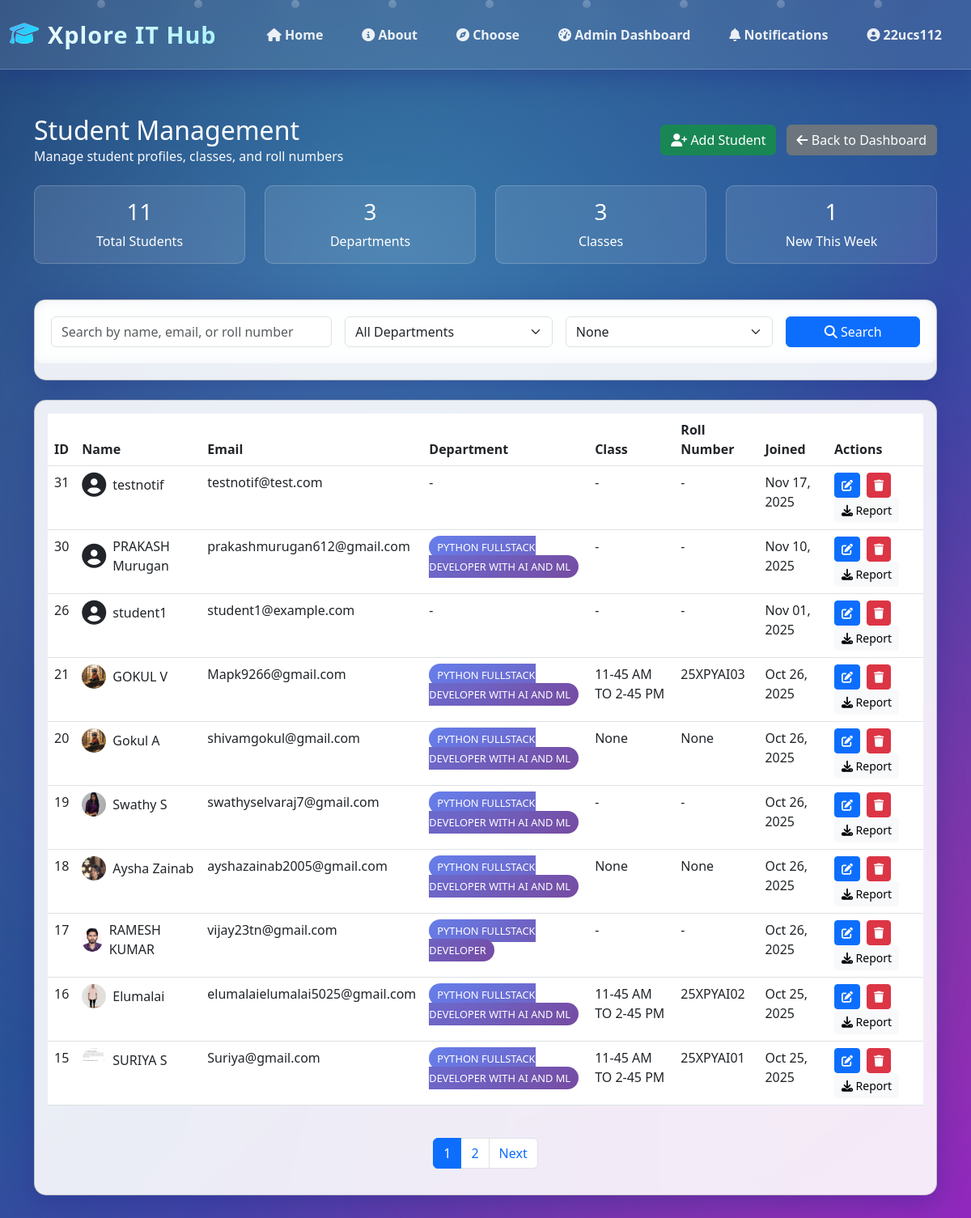
The page /superadmin/students/ (signed in) on the database its author committed.
### portal/models.py (models this page shows, shortened)
class Profile(models.Model):
    ROLE_CHOICES = [
        ('superadmin', 'Super Admin'),
        ('admin2', 'Admin 2'),
        ('finance', 'Finance'),
        ('staff', 'Staff'),
        ('teacher', 'Teacher'),
        ('student', 'Student')
    ]
    user = models.OneToOneField(User, on_delete=models.CASCADE)
    role = models.CharField(max_length=20, choices=ROLE_CHOICES, default='student')
    department = models.CharField(max_length=100, blank=True)
    phone = models.CharField(max_length=15, blank=True)
    profile_pic = models.ImageField(upload_to='profiles/', blank=True, null=True)
    student_class = models.CharField(max_length=50, blank=True, null=True)
    roll_number = models.CharField(max_length=20, blank=True, null=True)

### portal/views.py (the view, shortened to what this page needs)
# urls.py: path('superadmin/students/', views.superadmin_student_management, name='superadmin_student_management'),
@login_required
def superadmin_student_management(request):
    user_profile = getattr(request.user, 'profile', None)
    if not (user_profile and getattr(user_profile, 'role', None) in ('superadmin', 'admin2')):
        messages.error(request, 'Access denied!')
        return redirect('role_redirect')
    students_qs = Profile.objects.filter(role='student').select_related('user').order_by('-user__date_joined')
    search_query = request.GET.get('search', '').strip()
    department_filter = request.GET.get('department', '').strip()
    class_filter = request.GET.get('student_class', request.GET.get('class', '')).strip()
    if department_filter:
        students_qs = students_qs.filter(department=department_filter)
    if class_filter:
        students_qs = students_qs.filter(student_class=class_filter)
    departments = list(Profile.objects.filter(role='student')
                      .exclude(department='')
                      .values_list('department', flat=True)
                      .distinct())
    classes = list(Profile.objects.filter(role='student')
                  .exclude(student_class='')
                  .values_list('student_class', flat=True)
                  .distinct())
    last_week = timezone.now() - timedelta(days=7)
    total_students = students_qs.count()
    total_departments = len(departments)
    total_classes = len(classes)
    new_students = students_qs.filter(user__date_joined__gte=last_week).count()
    page = request.GET.get('page', 1)
    paginator = Paginator(students_qs, 10)  # Show 10 students per page
    try:
        students = paginator.page(page)
    except PageNotAnInteger:
        students = paginator.page(1)
    except EmptyPage:
        students = paginator.page(paginator.num_pages)
    context = {
        'students': students,
        'departments': departments,
        'classes': classes,
        'total_students': total_students,
        'total_departments': total_departments,
        'total_classes': total_classes,
        'new_students': new_students,
        'search_query': search_query,
        'department_filter': department_filter,
        'class_filter': class_filter
    }
    return render(request, 'dashboards/superadmin_student_management.html', context)

### templates/dashboards/superadmin_student_management.html (shortened to what this page needs)
{% extends 'base.html' %}
{% block content %}
<div class="container mt-4">
    <div class="d-flex justify-content-between align-items-center mb-4">
        <div>
            <h2 class="text-white mb-0">Student Management</h2>
            <p class="text-light mb-0">Manage student profiles, classes, and roll numbers</p>
        </div>
        <div>
            <a href="{% url 'superadmin_student_add' %}" class="btn btn-success me-2">
                <i class="fas fa-user-plus"></i> Add Student
            </a>
            <a href="{% url 'admin_dashboard' %}" class="btn btn-secondary">
                <i class="fas fa-arrow-left"></i> Back to Dashboard
            </a>
        </div>
    </div>
    <div class="row mb-4">
        <div class="col-md-3">
            <div class="stats-card text-center text-white">
                <h3>{{ total_students }}</h3>
                <p class="mb-0">Total Students</p>
            </div>
        </div>
        <div class="col-md-3">
            <div class="stats-card text-center text-white">
                <h3>{{ total_departments }}</h3>
                <p class="mb-0">Departments</p>
            </div>
        </div>
        <div class="col-md-3">
            <div class="stats-card text-center text-white">
                <h3>{{ total_classes }}</h3>
                <p class="mb-0">Classes</p>
            </div>
        </div>
        <div class="col-md-3">
            <div class="stats-card text-center text-white">
                <h3>{{ new_students }}</h3>
                <p class="mb-0">New This Week</p>
            </div>
        </div>
    </div>
    <div class="card mb-4">
        <div class="card-body search-container">
            <form method="get" class="row g-3">
                <div class="col-md-4">
                    <input type="text" name="search" class="form-control" placeholder="Search by name, email, or roll number" value="{{ request.GET.search|default:'' }}">
                </div>
                <div class="col-md-3">
                    <select name="department" class="form-select">
                        <option value="">All Departments</option>
                    </select>
                </div>
                <div class="col-md-3">
                    <select name="student_class" class="form-select">
                        {% for cls in classes %}
                        <option value="{{ cls }}" {% if request.GET.student_class == cls %}selected{% endif %}>{{ cls }}</option>
                        {% endfor %}
                    </select>
                </div>
                <div class="col-md-2">
                    <button type="submit" class="btn btn-primary w-100">
                        <i class="fas fa-search"></i> Search
                    </button>
                </div>
            </form>
        </div>
    </div>
    <div class="card">
        <div class="card-body">
            <div class="table-responsive">
                <table class="table table-hover">
                    <thead>
                        <tr>
                            <th>ID</th>
                            <th>Name</th>
                            <th>Email</th>
                            <th>Department</th>
                            <th>Class</th>
                            <th>Roll Number</th>
                            <th>Joined</th>
                            <th>Actions</th>
                        </tr>
                    </thead>
                    <tbody id="su_recent_users" data-report-url-template="{% url 'admin_download_student_report' 0 %}">
                        {% for s in students %}
                        <tr class="student-row" data-user-id="{{ s.user.id }}">
                            <td>{{ s.user.id }}</td>
                            <td>
                                <div class="d-flex align-items-center">
                                    {% if s.profile_pic %}
                                        <img src="{{ s.profile_pic.url }}" alt="Profile" class="rounded-circle me-2" style="width: 30px; height: 30px; object-fit: cover;">
                                    {% else %}
                                        <i class="fas fa-user-circle me-2" style="font-size: 30px;"></i>
                                    {% endif %}
                                    {{ s.user.get_full_name|default:s.user.username }}
                                </div>
                            </td>
                            <td>{{ s.user.email }}</td>
                            <td>
                                {% if s.department %}
                                <span class="department-badge">{{ s.department }}</span>
                                {% else %}
                                -
                                {% endif %}
                            </td>
                            <td>{{ s.student_class|default:"-" }}</td>
                            <td>{{ s.roll_number|default:"-" }}</td>
                            <td>{{ s.user.date_joined|date:"M d, Y" }}</td>
                            <td>
                                <a href="{% url 'superadmin_student_edit' s.id %}" class="btn btn-sm btn-primary btn-action me-1">
                                    <i class="fas fa-edit"></i>
                                </a>
                                <a href="{% url 'superadmin_student_delete' s.id %}" class="btn btn-sm btn-danger btn-action me-1">
                                    <i class="fas fa-trash"></i>
                                </a>
                                <a href="{% url 'admin_download_student_report' s.user.id %}" class="btn btn-sm btn-light btn-action">
                                    <i class="fas fa-download"></i> Report
                                </a>
                            </td>
                        </tr>
                        {% empty %}
                        <tr>
                            <td colspan="8" class="text-center">No students found</td>
                        </tr>
                        {% endfor %}
                    </tbody>
                </table>
            </div>
            {% if students.has_other_pages %}
            <nav class="mt-4">
                <ul class="pagination justify-content-center">
                    {% for num in students.paginator.page_range %}
                    <li class="page-item {% if students.number == num %}active{% endif %}">
                        <a class="page-link" href="?page={{ num }}">{{ num }}</a>
                    </li>
                    {% endfor %}
                    {% if students.has_next %}
                    <li class="page-item">
                        <a class="page-link" href="?page={{ students.next_page_number }}">Next</a>
                    </li>
                    {% endif %}
                </ul>
            </nav>
            {% endif %}
        </div>
    </div>
</div>
{% endblock %}

### templates/base.html (shortened to what this page needs)
{% load static %}
<!DOCTYPE html>
<html lang="en">
<head>
    <link href="https://cdn.jsdelivr.net/npm/bootstrap@5.3.0/dist/css/bootstrap.min.css" rel="stylesheet">
    <link rel="stylesheet" href="https://cdnjs.cloudflare.com/ajax/libs/font-awesome/6.4.0/css/all.min.css">
    <link rel="stylesheet" href="{% static 'css/style.css' %}">
    <link rel="stylesheet" href="{% static 'css/dashboard-analytics.css' %}">
    <link rel="stylesheet" href="{% static 'css/live-updates.css' %}">
</head>
<body>
    <div class="particle" style="left: 10%; animation-delay: 0s;"></div>
    <div class="particle" style="left: 20%; animation-delay: 2s;"></div>
    <div class="particle" style="left: 30%; animation-delay: 4s;"></div>
    <div class="particle" style="left: 40%; animation-delay: 6s;"></div>
    <div class="particle" style="left: 50%; animation-delay: 8s;"></div>
    <div class="particle" style="left: 60%; animation-delay: 10s;"></div>
    <div class="particle" style="left: 70%; animation-delay: 12s;"></div>
    <div class="particle" style="left: 80%; animation-delay: 14s;"></div>
    <div class="particle" style="left: 90%; animation-delay: 16s;"></div>
    <nav class="navbar navbar-expand-lg navbar-dark">
        <div class="container-fluid">
            <a class="navbar-brand" href="{% url 'home' %}">
                <i class="fas fa-graduation-cap"></i> Xplore IT Hub
            </a>
            <div class="collapse navbar-collapse" id="navbarNav">
                <ul class="navbar-nav ms-auto">
                    <li class="nav-item"><a class="nav-link" href="{% url 'home' %}"><i class="fas fa-home"></i> Home</a></li>
                    <li class="nav-item"><a class="nav-link" href="{% url 'about' %}"><i class="fas fa-info-circle"></i> About</a></li>
                    <li class="nav-item"><a class="nav-link" href="{% url 'choose' %}"><i class="fas fa-compass"></i> Choose</a></li>
                    {% if user.is_authenticated %}
                        {% if user.profile.role == 'admin2' %}
                            <li class="nav-item"><a class="nav-link" href="{% url 'admin2_dashboard' %}"><i class="fas fa-tachometer-alt"></i> Admin Dashboard</a></li>
                        {% elif user.profile.role == 'superadmin' %}
                            <li class="nav-item"><a class="nav-link" href="{% url 'superadmin_dashboard' %}"><i class="fas fa-tachometer-alt"></i> Admin Dashboard</a></li>
                        {% endif %}
                    {% endif %}
                    {% if user.is_authenticated %}
                        <li class="nav-item">
                            <a class="nav-link position-relative" href="{% url 'notifications' %}">
                                <i class="fas fa-bell"></i> Notifications
                            </a>
                        </li>
                        <li class="nav-item dropdown">
                            <a class="nav-link dropdown-toggle" href="#" id="userDropdown" role="button" data-bs-toggle="dropdown">
                                <i class="fas fa-user-circle"></i> {{ user.username }}
                            </a>
                        </li>
                    {% endif %}
                </ul>
            </div>
        </div>
    </nav>
    <main>
        {% block content %}{% endblock %}
    </main>
</body>
</html>

### rows shown on the page
Profile: user.id "31", user.get_full_name "testnotif", user.email "testnotif@test.com", student_class "-", roll_number "-", user.date_joined "Nov 17, 2025"
Profile: user.id "30", user.get_full_name "PRAKASH Murugan", user.email "prakashmurugan612@gmail.com", department "PYTHON FULLSTACK DEVELOPER WITH AI AND ML", student_class "-", roll_number "-", user.date_joined "Nov 10, 2025"
Profile: user.id "26", user.get_full_name "student1", user.email "student1@example.com", student_class "-", roll_number "-", user.date_joined "Nov 01, 2025"
Profile: user.id "21", profile_pic (picture), user.get_full_name "GOKUL V", user.email "Mapk9266@gmail.com", department "PYTHON FULLSTACK DEVELOPER WITH AI AND ML", student_class "11-45 AM TO 2-45 PM", roll_number "25XPYAI03", user.date_joined "Oct 26, 2025"
Profile: user.id "20", profile_pic (picture), user.get_full_name "Gokul A", user.email "shivamgokul@gmail.com", department "PYTHON FULLSTACK DEVELOPER WITH AI AND ML", student_class "None", roll_number "None", user.date_joined "Oct 26, 2025"
Profile: user.id "19", profile_pic (picture), user.get_full_name "Swathy S", user.email "swathyselvaraj7@gmail.com", department "PYTHON FULLSTACK DEVELOPER WITH AI AND ML", student_class "-", roll_number "-", user.date_joined "Oct 26, 2025"
Profile: user.id "18", profile_pic (picture), user.get_full_name "Aysha Zainab", user.email "ayshazainab2005@gmail.com", department "PYTHON FULLSTACK DEVELOPER WITH AI AND ML", student_class "None", roll_number "None", user.date_joined "Oct 26, 2025"
Profile: user.id "17", profile_pic (picture), user.get_full_name "RAMESH KUMAR", user.email "vijay23tn@gmail.com", department "PYTHON FULLSTACK DEVELOPER", student_class "-", roll_number "-", user.date_joined "Oct 26, 2025"
Profile: user.id "16", profile_pic (picture), user.get_full_name "Elumalai", user.email "elumalaielumalai5025@gmail.com", department "PYTHON FULLSTACK DEVELOPER WITH AI AND ML", student_class "11-45 AM TO 2-45 PM", roll_number "25XPYAI02", user.date_joined "Oct 25, 2025"
Profile: user.id "15", profile_pic (picture), user.get_full_name "SURIYA S", user.email "Suriya@gmail.com", department "PYTHON FULLSTACK DEVELOPER WITH AI AND ML", student_class "11-45 AM TO 2-45 PM", roll_number "25XPYAI01", user.date_joined "Oct 25, 2025"

### other values the page prints
{{ user.username }} "22ucs112"
{{ total_students }} "11"
{{ total_departments }} "3"
{{ total_classes }} "3"
{{ new_students }} "1"
{{ num }} "1" "2"
form field student_class "None"
